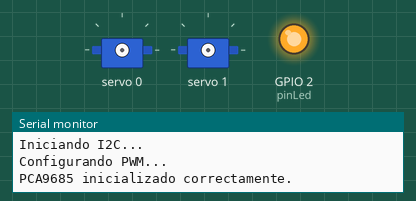
Simulated run of this sketch. Board: ESP32. Shown: 2 × servo, output pins drawn as LEDs (lit = HIGH), the last lines printed to the serial monitor.

Above: at 0.2 s.
At 1.25 s:
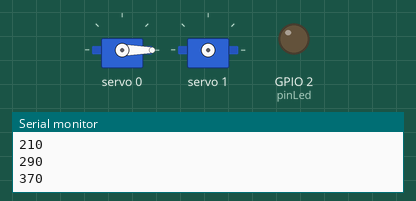
At 5.95 s:
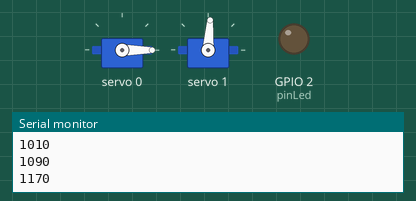
At 10.71 s:
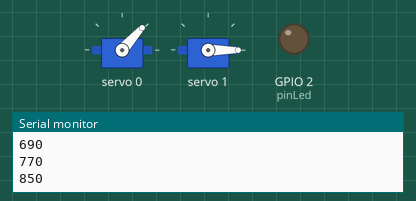
At 20.4 s:
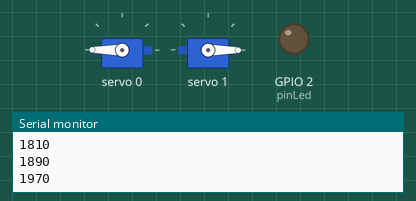
At 34.1 s:
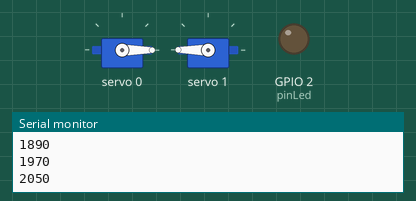
Timing chart, 0 to 40.0 s (numbered marks = the images above):
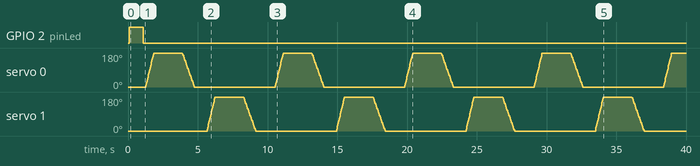

The sketch:

manejo_dosvalvulas.ino
```cpp
#include <Wire.h>
#include <Adafruit_PWMServoDriver.h>

Adafruit_PWMServoDriver pwm = Adafruit_PWMServoDriver(0x40); // Dirección I2C

const uint8_t led1Channel = 0;  // Canal del LED 1
const uint8_t led2Channel = 1;  // Canal del LED 2
const uint8_t pinLed = 2;       // LED indicador de error en la ESP32

const uint16_t minPWM = 50;    // Valor mínimo permitido
const uint16_t maxPWM = 4095;  // Valor máximo permitido
const uint8_t steps = 50;      // Número de pasos

void errorHandler(const char* mensaje) {
    Serial.println(mensaje);
    while (true) {
        digitalWrite(pinLed, HIGH);
        delay(500);
        digitalWrite(pinLed, LOW);
        delay(500);
    }
}

void setup() {
    Serial.begin(115200);
    pinMode(pinLed, OUTPUT);

    Serial.println("Iniciando I2C...");
    Wire.begin(21, 22); // Pines SDA y SCL en ESP32
    delay(100);

    Serial.println("Configurando PWM...");
    pwm.begin();
    pwm.setPWMFreq(200); // Configurar la frecuencia del PWM
    Serial.println("PCA9685 inicializado correctamente.");

    digitalWrite(pinLed, HIGH);
    delay(1000);
    digitalWrite(pinLed, LOW);
}

void aumentarBrillo(uint8_t ledChannel) {
    uint16_t stepSize = (maxPWM - minPWM) / steps;
    if (stepSize < 1) stepSize = 1;  // Evitar pasos demasiado pequeños

    Serial.print("Aumentando brillo LED ");
    Serial.println(ledChannel);

    for (uint16_t i = minPWM; i <= maxPWM; i += stepSize) {
        Serial.println(i); // Depuración para verificar los valores de i
        pwm.setPWM(ledChannel, 0, i);
        delay(30);
    }
}

void disminuirBrillo(uint8_t ledChannel) {
    uint16_t stepSize = (maxPWM - minPWM) / steps;
    if (stepSize < 1) stepSize = 1;  // Evitar pasos demasiado pequeños

    Serial.print("Disminuyendo brillo LED ");
    Serial.println(ledChannel);

    for (int16_t i = maxPWM; i >= minPWM; i -= stepSize) {
        Serial.println(i); // Depuración para verificar los valores de i
        pwm.setPWM(ledChannel, 0, i);
        delay(45);
    }
}

void loop() {
    // Aumentar y disminuir brillo del LED 1
    aumentarBrillo(led1Channel);
    disminuirBrillo(led1Channel);

    // Pequeña pausa entre LEDs
    delay(500);

    // Aumentar y disminuir brillo del LED 2
    aumentarBrillo(led2Channel);
    disminuirBrillo(led2Channel);

    Serial.println("Ciclo completo.");
    delay(1000);
}
```
